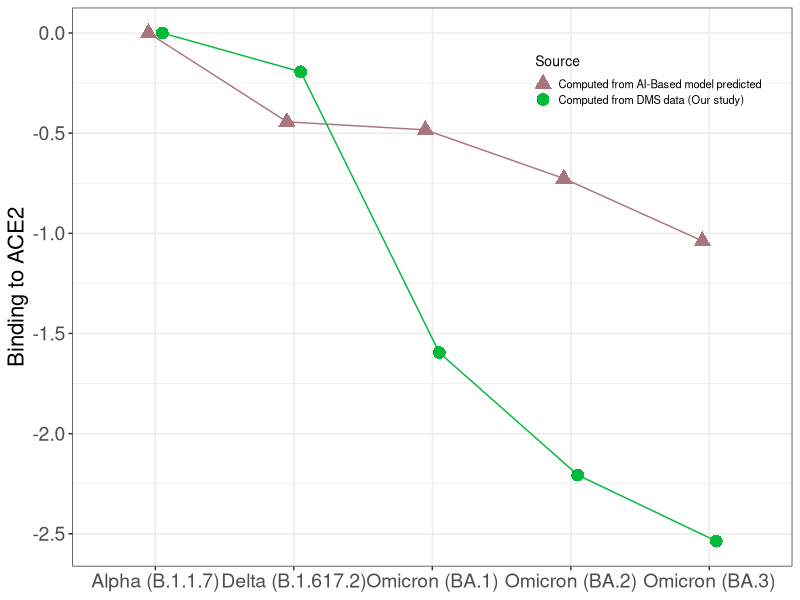

Here is the R script that generated this plot:
# 定义 KD 值
data1 <- data.frame(
  Variant = c("Alpha (B.1.1.7)", "Delta (B.1.617.2)","Omicron (BA.1)", "Omicron (BA.2)", "Omicron (BA.3)"),
  KD = c(9.29451, 8.851085, 8.810884, 8.568085, 8.256491)-8.937612,
  SD = c(0, 0.2816464, 0.3805895, 0.3805895, 0.3805895) # 添加标准差（SD）((6.70^2/25.07^2)+(0.48^2/5.40^2))^0.5
)

# 计算 -log10(KD) 和 log10(SD)
data1$neg_log10_KD <- data1$KD
data1$log10_SD <- c(0, 0.2816464, 0.3805895, 0.3805895, 0.3805895)

# Prototype KD 值及其 -log10 计算
prototype_KD <- 0.356898
prototype_neg_log10_KD <- prototype_KD

# 计算 Δ(-log10KD)
data1$Delta_neg_log10_KD <- data1$neg_log10_KD - prototype_neg_log10_KD



data2 <- data.frame(
  Variant = c("Alpha (B.1.1.7)", "Delta (B.1.617.2)", "Omicron (BA.1)", "Omicron (BA.2)", "Omicron (BA.3)"),
  Delta_neg_log10_KD = c(0, 0.0362-0.230, -1.3655-0.230, -2.17-0.0366, -2.5-0.0366),
  SD = c(0, 0, 0,0,0)
)


# 合并两个数据集
data1$Source <- "Computed from AI-Based model predicted"
data2$Source <- "Computed from DMS data (Our study)"

combined_data <- rbind(data2[, c("Variant", "Delta_neg_log10_KD", "SD", "Source")],
                       data1[, c("Variant", "Delta_neg_log10_KD", "SD", "Source")])

# 自定义形状
shape_mapping <- c("Computed from AI-Based model predicted" = 17,  # 三角形
                   "Computed from DMS data (Our study)" = 16) 

# 让 data1 和 data2 共享颜色
color_mapping <- c("Computed from AI-Based model predicted" = "#A9767D",
                   "Computed from DMS data (Our study)" = scales::hue_pal()(3)[2])  

# 获取 data2 的颜色，用于右侧 Y 轴
data2_color <- color_mapping["Computed from DMS data (Our study)"]
data1_color <- color_mapping["Computed from AI-Based model predicted"]
# 绘制双 Y 轴的点图，并确保右侧 Y 轴颜色匹配 data3
library(ggplot2)
figure2E <- ggplot(combined_data, aes(x = Variant, y = Delta_neg_log10_KD, 
                                      color = Source, shape = Source, group = Source)) +
  geom_point(size = 4, position = position_dodge(width = 0.2)) +
  geom_line(position = position_dodge(width = 0.2)) +  # 添加组内点的连线
  # geom_errorbar(data = combined_data,  
  #               aes(ymin = Delta_neg_log10_KD - 1.96 * SD, 
  #                   ymax = Delta_neg_log10_KD + 1.96 * SD), 
  #               width = 0, position = position_dodge(width = 0.2)) +  # 只为 "Computed from Han et al.,2022" 添加误差条
  scale_y_continuous(
    name = "Binding to ACE2" # 右 Y 轴标签
  ) +
  scale_shape_manual(values = shape_mapping) +  # 指定点的形状
  scale_color_manual(values = color_mapping) +  # 指定颜色，data1 和 data2 共享红色
  #labs(title = "Comparison of VOC binding trend", x = "") +
  theme_bw() +
  theme(axis.text.x = element_text(size = 14), 
        axis.title.x = element_blank(),
        legend.position = c(0.8, 0.87),  # 图例右上方
        legend.background = element_blank(),  # 透明背景
        legend.text = element_text(size = 8),  # 调整图例文本大小
        legend.title = element_text(size = 10),  # 调整图例标题大小
        legend.key.size = unit(0.2, "cm"),  # 调整图例中点和线的大小
        axis.title.y = element_text(size = 16),  # 右侧 Y 轴标签颜色
        axis.text.y = element_text(size = 14)
  ) 
figure2E
